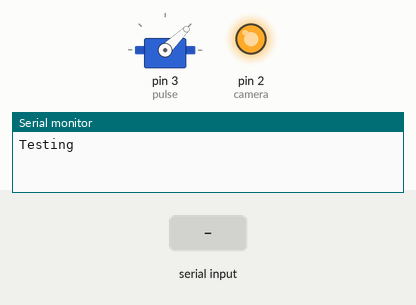
Simulated run of this sketch. Board: Teensy 4. Shown: servo, output pins drawn as LEDs (lit = HIGH), the last lines printed to the serial monitor. The test bench sets the inputs (shaded band).

Above: at 1.2 s.
1.3 s: "Lock\n" received over Serial
At 3.0 s:
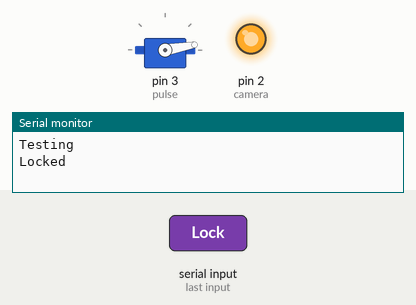
3.8 s: "Release\n" received over Serial
At 4.3 s:
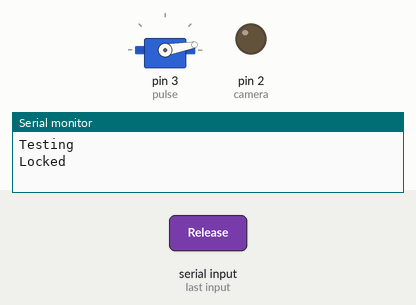
6.3 s: "Video Toggle\n" received over Serial
At 7.1 s:
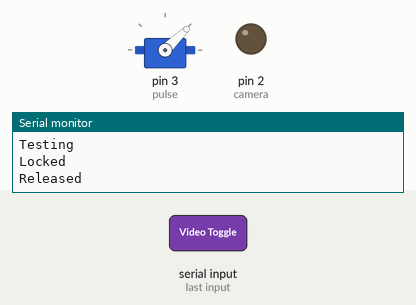
Timing chart, 0 to 9.3 s (numbered marks = the images above; inputs shaded):
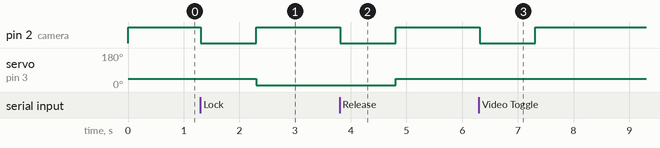

The sketch:

Payload_DropTest_Release.ino
```cpp
#include <Servo.h>

#define pulse   3
#define min_p   600
#define max_p   2400
#define s_close 650
#define s_open  1000
#define b_size  20
#define camera  2

Servo myServo;
char buf[b_size];
int buf_pos = 0;

void setup() {
  Serial.begin(115200);
  Serial.println("Testing");

  myServo.attach(pulse);
  myServo.writeMicroseconds(s_open);

  clear_buf();

  pinMode(camera,OUTPUT);
  digitalWrite(camera, HIGH);
}

// int pwidth = min_p; // DEBUG
void loop() {
  /* DEBUG
    // put your main code here, to run repeatedly:
    myServo.writeMicroseconds(pwidth);
    pwidth += 10;
    delay(100);
    if(pwidth == max_p){
    pwidth = min_p;
    myServo.writeMicroseconds(pwidth);
    delay(1000);
    }
  */

  if (Serial.available()) {
    char c = Serial.read();

    /*
      Serial.print(c);
      Serial.print('\t');
      Serial.println((int) c);
    */

    if (c == '\n') {
      //Serial.println(buf);

      if (String(buf) == "Lock") {
        cam_toggle();
        Serial.println("Locked");
        myServo.writeMicroseconds(s_close);
      }
      else if (String(buf) == "Release") {
        cam_toggle();
        Serial.println("Released");
        myServo.writeMicroseconds(s_open);
      }
      else if (String(buf) == "Video Toggle"){
        cam_toggle();
        Serial.println("Toggled");
      }

      //Serial.println(buf);
      clear_buf();
      buf_pos = 0;
      //Serial.println(buf);
    }
    else {
      buf[buf_pos] = c;
      buf_pos = (buf_pos + 1) % b_size;
      //Serial.println(buf);
    }
  }
}

void clear_buf() {
  for (int i = 0; i < b_size; i++) buf[i] = 0;
}

void cam_toggle() {
  digitalWrite(camera, LOW);
  delay(1000);
  digitalWrite(camera, HIGH);
}
```

Measured:
- after the input at 1.3 s, pin 2 (camera): HIGH → LOW at once, → HIGH 1.0 s later; servo on pin 3 (pulse): 44° → 10° after 1.0 s
- after the input at 3.8 s, pin 2 (camera): HIGH → LOW at once, → HIGH 1.0 s later; servo on pin 3 (pulse): 10° → 44° after 1.0 s
- after the input at 6.3 s, pin 2 (camera): HIGH → LOW at once, → HIGH 1.0 s later
